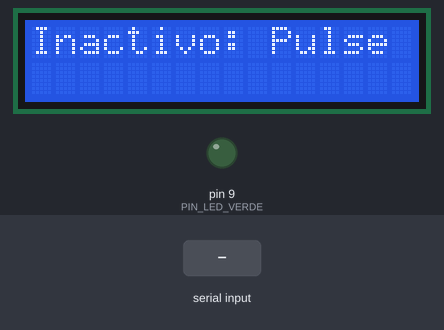
A program run on a simulated Arduino Uno, built with avr-gcc and run on an emulated ATmega328P. Parts: 16×2 character LCD, output pins drawn as LEDs (lit = HIGH). Inputs (shaded band) come from the test bench. Random numbers use the default seed unless the program sets one; what the program prints to the serial monitor is not drawn.

Above: at 1.2 s.
1.3 s: byte 255 (255) received over Serial
At 1.66 s:
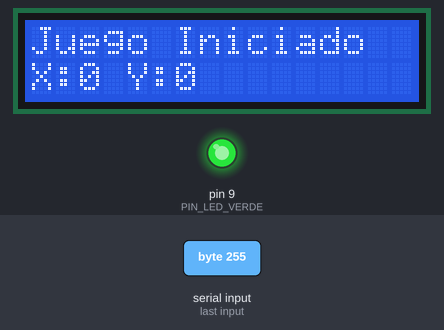
3.2 s: "1" received over Serial
At 3.53 s:
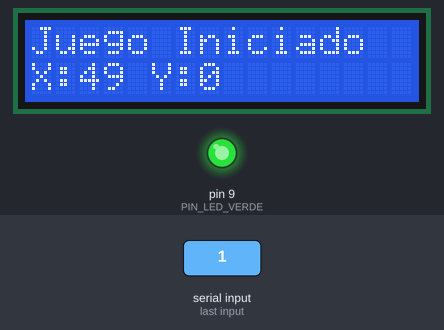
4.7 s: "0" received over Serial
6.2 s: "2" received over Serial
At 17.67 s:
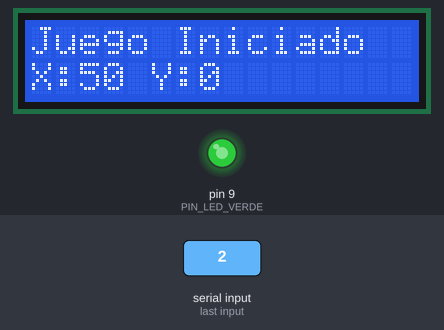
Timing chart, 0 to 17.8 s (numbered marks = the images above; inputs shaded):
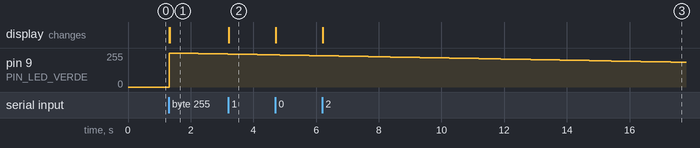

The program:

main.cpp
```cpp
#include <Arduino.h>
#include <Wire.h>
#include <LiquidCrystal_I2C.h>
// Maestro
// Inicialización de la pantalla LCD I2C
LiquidCrystal_I2C lcd(0x27, 16, 2);

// Definición de la máquina de estados del Maestro
enum EstadoJuego {
    INACTIVO,
    JUGANDO,
    VICTORIA,
    DERROTA
};

EstadoJuego estadoActual = INACTIVO;

// Variables de posición y juego
int valorX = 0;
int valorY = 0;
int tesoroX = 0;
int tesoroY = 0;

unsigned long tiempoInicio = 0;
const unsigned long TIEMPO_PARTIDA = 60000; // 60 segundos de partida
const int PIN_LED_VERDE = 9;               // Pin PWM para el temporizador en el Maestro

void setup() {
    Serial.begin(9600); // Sincronización UART

    lcd.init();
    lcd.backlight();

    pinMode(PIN_LED_VERDE, OUTPUT);
    analogWrite(PIN_LED_VERDE, 0); // Apagado en estado INACTIVO

    lcd.setCursor(0, 0);
    lcd.print("Inactivo: Pulse");
}

void loop() {
    switch (estadoActual) {
        case INACTIVO:
            analogWrite(PIN_LED_VERDE, 0);

            // Verificamos solicitud de inicio (código 255) desde el Esclavo
            if (Serial.available() > 0) {
                uint8_t datoRecibido = Serial.read();
                if (datoRecibido == 255) {
                    estadoActual = JUGANDO;

                    // Sorteo de la ubicación del tesoro en el rango [12, 100]
                    randomSeed(analogRead(A2)); // Lectura de pin analógico libre para semilla
                    tesoroX = random(12, 101);
                    tesoroY = random(12, 101);

                    tiempoInicio = millis();
                    lcd.clear();
                    lcd.setCursor(0, 0);
                    lcd.print("Juego Iniciado");
                }
            }
            break;

        case JUGANDO: {
            // Control del Temporizador (60s)
            unsigned long tiempoTranscurrido = millis() - tiempoInicio;
            if (tiempoTranscurrido >= TIEMPO_PARTIDA) {
                estadoActual = DERROTA;
                break;
            }

            // Atenuación progresiva del LED verde (100% a 0%)
            int brilloVerde = map(tiempoTranscurrido, 0, TIEMPO_PARTIDA, 255, 0);
            analogWrite(PIN_LED_VERDE, constrain(brilloVerde, 0, 255));

            // Lectura no bloqueante de coordenadas seriales
            while (Serial.available() > 0) {
                uint8_t dato = Serial.read();
                if (dato <= 100) {
                    valorX = dato; // Eje X (0-100)
                } else if (dato > 100 && dato <= 200) {
                    valorY = dato - 100; // Eje Y normalizado (0-100)
                }
            }

            // Cálculo de distancia absoluta por eje al tesoro
            int dx = (valorX < tesoroX) ? (tesoroX - valorX) : (valorX > tesoroX ? valorX - tesoroX : 0);
            int dy = (valorY < tesoroY) ? (tesoroY - valorY) : (valorY > tesoroY ? valorY - tesoroY : 0);

            // Determinación de niveles de proximidad (Tabla 3: 0=Frío, 1=Tibio, 2=Caliente, 3=Aquí)
            uint8_t nivelX = (dx > 10) ? 0 : (dx >= 5 ? 1 : (dx > 0 ? 2 : 3));
            uint8_t nivelY = (dy > 10) ? 0 : (dy >= 5 ? 1 : (dy > 0 ? 2 : 3));

            // Envío de retroalimentación de proximidad al esclavo
            Serial.write(nivelX);
            Serial.write(nivelY);

            // Actualización de coordenadas en pantalla LCD
            lcd.setCursor(0, 1);
            lcd.print("X:");
            lcd.print(valorX);
            lcd.print(" Y:");
            lcd.print(valorY);
            lcd.print("   ");

            // Condición de Victoria (coincidencia exacta en ambos ejes)
            if (dx == 0 && dy == 0) {
                estadoActual = VICTORIA;
            }
            break;
        }

        case VICTORIA:
            lcd.clear();
            lcd.setCursor(0, 0);
            lcd.print("¡VICTORIA!");
            analogWrite(PIN_LED_VERDE, 255); // LED verde fijo al 100%
            delay(2000);
            estadoActual = INACTIVO;
            break;

        case DERROTA:
            lcd.clear();
            lcd.setCursor(0, 0);
            lcd.print("FIN DE TIEMPO");
            analogWrite(PIN_LED_VERDE, 0); // Apagado
            delay(2000);
            estadoActual = INACTIVO;
            break;
    }
}      
```

Measured:
- after the input at 1.3 s, pin 9 (PIN_LED_VERDE): 0/255 → 255/255 at once, → 254/255 0.23 s later, → 253/255 0.24 s later, → 252/255 0.24 s later, … (9 changes in this stretch); the display: first changes at once (image 1 shows a later state)
- after the input at 3.2 s, the display: changes at once (image 2)
- after the input at 6.2 s, the display: changes at once (image 3)
